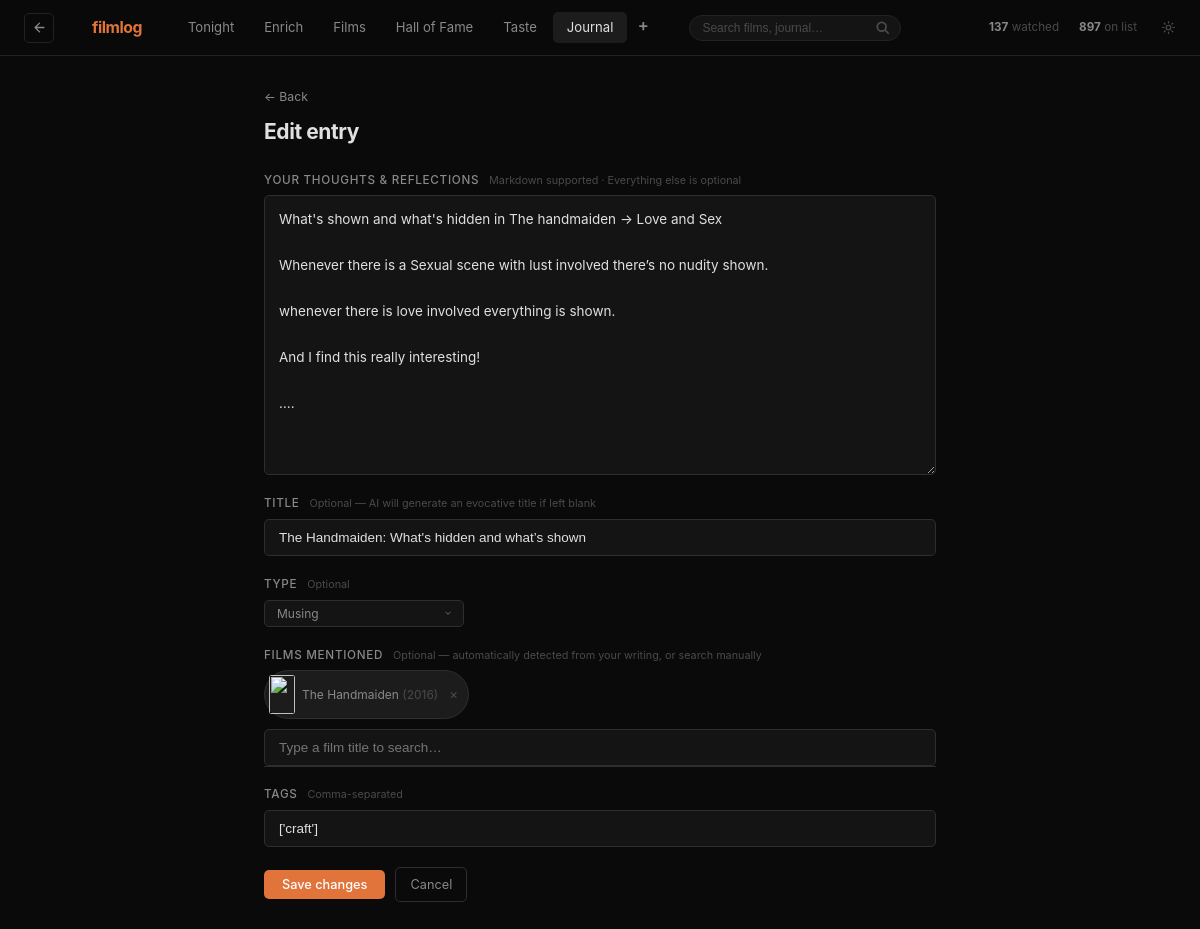
Screenshot of /journal/32/edit (signed in) with the database file from the repository.
### tables this page shows
CREATE TABLE journals (
    id INTEGER PRIMARY KEY AUTOINCREMENT,
    title TEXT NOT NULL,
    content TEXT NOT NULL,
    type TEXT CHECK(type IN ('musing', 'newsletter', 'note')) DEFAULT 'musing',
    created_at TEXT NOT NULL,
    updated_at TEXT NOT NULL,
    linked_film_ids TEXT,    -- JSON array of tmdb_ids mentioned in the entry
    tags TEXT                -- JSON array of freeform tag strings
, public INTEGER NOT NULL DEFAULT 0);

### app.py (the view, shortened to what this page needs)
@app.route("/journal/<int:entry_id>/edit", methods=["GET", "POST"])
def journal_edit(entry_id: int):
    from flask import g
    if g.get("visitor_mode"):
        return redirect(url_for("journal_entry", entry_id=entry_id))
    entry = db.get_journal_entry(entry_id)
    if entry is None:
        abort(404)
    prelinked_films = []
    for tmdb_id in entry.get("linked_film_ids", []):
        film = db.get_film(tmdb_id)
        if film:
            prelinked_films.append(film)
    return render_template(
        "journal_form.html",
        page="journal",
        title=f"Edit — {entry['title']}",
        stats=_get_stats(),
        entry=entry,
        error=None,
        form_values=entry,
        prelinked_films=prelinked_films,
    )

### app.py (called while the page is built, shortened)
def _is_owner() -> bool:
    if session.get("owner") is True:
        return True

@app.before_request
def _set_visitor_flag():
    from flask import g
    g.visitor_mode = not _is_owner()

@app.context_processor
def _inject_auth():
    return {"is_owner": _is_owner()}

def _get_stats() -> dict:
    try:
        return db.get_library_stats()
    except Exception:
        return {
            "watched": 0,
            "watchlist": 0,
            "rewatch_candidate": 0,
            "total": 0,
            "taste_model_version": None,
        }

    def __call__(self, environ, start_response):
        path = environ.get("PATH_INFO", "")
        for prefix in ["/app.py", "/app", "/api/index.py", "/api/index"]:
            if path == prefix:
                path = "/"
                break
            elif path.startswith(prefix + "/"):
                path = path[len(prefix):]
                break
        if not path or not path.startswith("/"):
            path = "/" + path
        environ["PATH_INFO"] = path
        environ["SCRIPT_NAME"] = ""
        return self.wsgi_app(environ, start_response)

### filmlog/db.py (called while the page is built, shortened)
def get_connection() -> sqlite3.Connection:
    target_path = DB_PATH
    conn = sqlite3.connect(target_path)
    conn.row_factory = sqlite3.Row
    conn.execute("PRAGMA foreign_keys = ON")
    conn.execute("PRAGMA journal_mode = WAL")  # safe for concurrent reads
    return conn

def get_film(tmdb_id: int) -> dict | None:
    with get_connection() as conn:
        row = conn.execute(
            "SELECT * FROM films WHERE tmdb_id = ?", (tmdb_id,)
        ).fetchone()
    if row is None:
        return None
    film = dict(row)
    film["tmdb_genres"] = json.loads(film["tmdb_genres"]) if film["tmdb_genres"] else []
    film["default_taste_attributes"] = (
        json.loads(film["default_taste_attributes"])
        if film["default_taste_attributes"]
        else []
    )
    return film

def get_journal_entry(entry_id: int) -> dict | None:
    with get_connection() as conn:
        row = conn.execute("SELECT * FROM journals WHERE id = ?", (entry_id,)).fetchone()
    if row is None:
        return None
    d = dict(row)
    d["linked_film_ids"] = json.loads(d["linked_film_ids"]) if d["linked_film_ids"] else []
    d["tags"] = json.loads(d["tags"]) if d["tags"] else []
    return d

### templates/journal_form.html (shortened to what this page needs)
{% extends "base.html" %}
{% block content %}
<div class="journal-form-layout">
  <div class="journal-form-header">
    <a href="{{ '/journal/' + entry.id|string if entry else '/journal' }}" class="detail-back">
      {{ '← Back' if entry else '← Journal' }}
    </a>
    <h1 class="journal-form-title">{{ 'Edit entry' if entry else 'New entry' }}</h1>
  </div>
  <form class="journal-form" method="POST" id="journal-form">
    <div class="form-field">
      <label class="form-label" for="f-content">
        Your Thoughts & Reflections
        <span class="form-label-hint">Markdown supported · Everything else is optional</span>
      </label>
      <textarea id="f-content" name="content" class="form-textarea" required autofocus rows="10"
                placeholder="Write your raw thoughts on films, scenes, directors, themes, pacing, or whatever struck you. AI will automatically gauge mentioned films, craft tags, and generate a title if left blank.">{{ form_values.get('content', '') if form_values else (entry.content if entry else '') }}</textarea>
    </div>
    <div class="form-field">
      <label class="form-label" for="f-title">
        Title
        <span class="form-label-hint">Optional — AI will generate an evocative title if left blank</span>
      </label>
      <input type="text" id="f-title" name="title" class="form-input"
             value="{{ form_values.get('title', '') if form_values else (entry.title if entry else '') }}"
             placeholder="Leave blank for AI-generated title, or enter your own…">
    </div>
    <div class="form-field form-field-small">
      <label class="form-label" for="f-type">
        Type
        <span class="form-label-hint">Optional</span>
      </label>
      <select id="f-type" name="type" class="filter-select form-select">
        {% set cur_type = (form_values.get('type') if form_values else None) or (entry.type if entry else 'musing') %}
        {% for val, label, desc in [
          ('musing',     'Musing',     'Personal reflection, opinion'),
          ('newsletter', 'Newsletter', 'Essay or longer piece'),
          ('note',       'Note',       'Quick observation'),
        ] %}
        <option value="{{ val }}"{% if cur_type == val %} selected{% endif %}>{{ label }}</option>
        {% endfor %}
      </select>
    </div>
    <div class="form-field">
      <label class="form-label">
        Films mentioned
        <span class="form-label-hint">Optional — automatically detected from your writing, or search manually</span>
      </label>
      <div class="film-picker">
        <div id="linked-films-display" class="linked-films-display"></div>
        <div class="film-picker-search">
          <input type="text"
            class="form-input film-picker-input"
            placeholder="Type a film title to search…"
            autocomplete="off"
            hx-get="/api/films/search"
            hx-trigger="keyup changed delay:250ms"
            hx-target="#film-search-results"
            hx-include="this"
            name="q">
          <div id="film-search-results" class="film-search-results"></div>
        </div>
      </div>
    </div>
    <div class="form-field">
      <label class="form-label" for="f-tags">
        Tags
        <span class="form-label-hint">Comma-separated</span>
      </label>
      <input type="text" id="f-tags" name="tags" class="form-input"
             value="{{ form_values.get('tags', '') if form_values else (entry.tags|join(', ') if entry else '') }}"
             placeholder="slow cinema, grief, Bergman, …">
    </div>
    <div class="form-actions">
      <button type="submit" class="btn-primary">
        {{ 'Save changes' if entry else 'Create entry' }}
      </button>
      <a href="{{ '/journal/' + entry.id|string if entry else '/journal' }}" class="btn-ghost">
        Cancel
      </a>
    </div>
  </form>
</div>
{% endblock %}

### rows the page displays
journals: content "What's shown and what's hidden in The handmaiden → Love and Sex Whenever there is a Sexual scene with lust involved there’s no nudity shown. whenever there is love involved everything is shown. And I find this really interesting! ….", title "The Handmaiden: What's hidden and what’s shown", type "Musing"

### other values shown
{{ stats.watched }} "137"
{{ stats.watchlist }} "897"
{{ '← Back' if entry else '← Journal' }} "← Back"
{{ 'Edit entry' if entry else 'New entry' }} "Edit entry"
{{ 'Save changes' if entry else 'Create entry' }} "Save changes"
